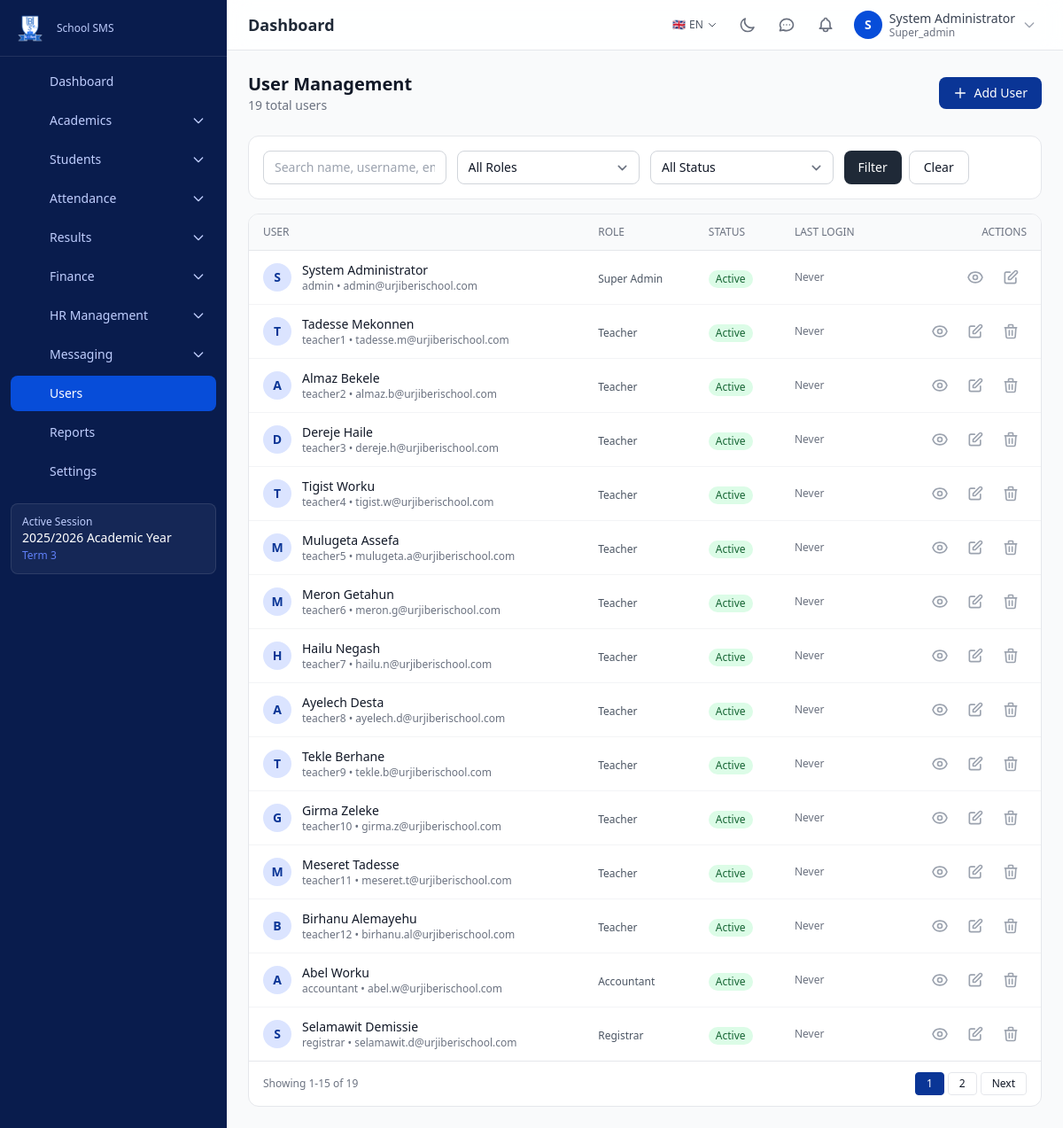
The app's page /users (signed in) with its own data.
### tables this page shows
CREATE TABLE `academic_sessions` (
    `id` BIGINT UNSIGNED NOT NULL AUTO_INCREMENT,
    `name` VARCHAR(100) NOT NULL,
    `slug` VARCHAR(100) NOT NULL,
    `start_date` DATE NOT NULL,
    `end_date` DATE NOT NULL,
    `is_active` TINYINT(1) NOT NULL DEFAULT 0,
    `created_at` DATETIME NOT NULL DEFAULT CURRENT_TIMESTAMP,
    `updated_at` DATETIME NOT NULL DEFAULT CURRENT_TIMESTAMP ON UPDATE CURRENT_TIMESTAMP,
    PRIMARY KEY (`id`),
    UNIQUE KEY `uk_sessions_slug` (`slug`),
    INDEX `idx_sessions_active` (`is_active`)
);

CREATE TABLE `terms` (
    `id` BIGINT UNSIGNED NOT NULL AUTO_INCREMENT,
    `session_id` BIGINT UNSIGNED NOT NULL,
    `name` VARCHAR(100) NOT NULL,
    `slug` VARCHAR(100) NOT NULL,
    `start_date` DATE NOT NULL,
    `end_date` DATE NOT NULL,
    `is_active` TINYINT(1) NOT NULL DEFAULT 0,
    `sort_order` INT UNSIGNED NOT NULL DEFAULT 0,
    `created_at` DATETIME NOT NULL DEFAULT CURRENT_TIMESTAMP,
    `updated_at` DATETIME NOT NULL DEFAULT CURRENT_TIMESTAMP ON UPDATE CURRENT_TIMESTAMP,
    PRIMARY KEY (`id`),
    UNIQUE KEY `uk_terms_session_slug` (`session_id`, `slug`),
    INDEX `idx_terms_active` (`is_active`),
    CONSTRAINT `fk_terms_session` FOREIGN KEY (`session_id`) REFERENCES `academic_sessions`(`id`) ON DELETE CASCADE
);

CREATE TABLE `users` (
    `id` BIGINT UNSIGNED NOT NULL AUTO_INCREMENT,
    `username` VARCHAR(100) NOT NULL,
    `email` VARCHAR(255) NOT NULL,
    `password_hash` VARCHAR(255) NOT NULL,
    `full_name` VARCHAR(200) NOT NULL,
    `first_name` VARCHAR(100) DEFAULT NULL,
    `last_name` VARCHAR(100) DEFAULT NULL,
    `phone` VARCHAR(20) DEFAULT NULL,
    `avatar` VARCHAR(255) DEFAULT NULL,
    `gender` ENUM('male','female','other') DEFAULT NULL,
    `date_of_birth` DATE DEFAULT NULL,
    `address` TEXT DEFAULT NULL,
    `is_active` TINYINT(1) NOT NULL DEFAULT 1,
    `force_password_change` TINYINT(1) NOT NULL DEFAULT 0,
    `status` ENUM('active','inactive','suspended') NOT NULL DEFAULT 'active',
    `email_verified_at` DATETIME DEFAULT NULL,
    `last_login_at` DATETIME DEFAULT NULL,
    `last_login_ip` VARCHAR(45) DEFAULT NULL,
    `password_reset_token` VARCHAR(255) DEFAULT NULL,
    `password_reset_expires` DATETIME DEFAULT NULL,
    `login_attempts` INT UNSIGNED NOT NULL DEFAULT 0,
    `locked_until` DATETIME DEFAULT NULL,
    `created_at` DATETIME NOT NULL DEFAULT CURRENT_TIMESTAMP,
    `updated_at` DATETIME NOT NULL DEFAULT CURRENT_TIMESTAMP ON UPDATE CURRENT_TIMESTAMP,
    `deleted_at` DATETIME DEFAULT NULL,
    PRIMARY KEY (`id`),
    UNIQUE KEY `uk_users_username` (`username`),
    UNIQUE KEY `uk_users_email` (`email`),
    INDEX `idx_users_status` (`status`),
    INDEX `idx_users_deleted` (`deleted_at`)
);

### modules/users/views/index.php (the view, shortened to what the rows shown need)
<?php
$page    = max(1, input_int('page') ?: 1);
$where = ["u.deleted_at IS NULL"];
$params = [];
$whereClause = implode(' AND ', $where);
$perPage = ITEMS_PER_PAGE;
$offset = ($page - 1) * $perPage;
$users = db_fetch_all(
    "SELECT u.id, u.username, u.full_name, u.email, u.phone, u.is_active, u.last_login_at, u.created_at,
            GROUP_CONCAT(r.name SEPARATOR ', ') as roles
     FROM users u
     LEFT JOIN user_roles ur ON u.id = ur.user_id
     LEFT JOIN roles r ON ur.role_id = r.id
     WHERE $whereClause
     GROUP BY u.id
     ORDER BY u.created_at DESC
     LIMIT $perPage OFFSET $offset",
    $params
);
?>
<div class="flex flex-col sm:flex-row sm:items-center sm:justify-between gap-4 mb-6">
    <div>
        <h1 class="text-xl font-bold text-gray-900 dark:text-dark-text">User Management</h1>
    </div>
</div>
<div class="bg-white dark:bg-dark-card rounded-xl border border-gray-200 dark:border-dark-border overflow-hidden">
    <div class="overflow-x-auto">
        <table class="w-full responsive-table">
            <thead class="bg-gray-50 dark:bg-dark-bg border-b">
                <tr>
                    <th class="px-4 py-3 text-left text-xs font-medium text-gray-500 dark:text-dark-muted uppercase">User</th>
                    <th class="px-4 py-3 text-left text-xs font-medium text-gray-500 dark:text-dark-muted uppercase">Role</th>
                    <th class="px-4 py-3 text-left text-xs font-medium text-gray-500 dark:text-dark-muted uppercase">Status</th>
                    <th class="px-4 py-3 text-left text-xs font-medium text-gray-500 dark:text-dark-muted uppercase">Last Login</th>
                    <th class="px-4 py-3 text-right text-xs font-medium text-gray-500 dark:text-dark-muted uppercase">Actions</th>
                </tr>
            </thead>
            <tbody class="divide-y divide-gray-100 dark:divide-dark-border">
                <?php foreach ($users as $u): ?>
                    <tr class="hover:bg-gray-50 dark:bg-dark-bg">
                        <td data-label="User" class="px-4 py-3">
                            <div class="flex items-center gap-3">
                                <div class="w-8 h-8 bg-primary-100 rounded-full flex items-center justify-center text-primary-800 text-sm font-bold flex-shrink-0">
                                    <?= e(strtoupper(substr($u['full_name'], 0, 1))) ?>
                                </div>
                                <div>
                                    <p class="text-sm font-medium text-gray-900 dark:text-dark-text"><?= e($u['full_name']) ?></p>
                                    <p class="text-xs text-gray-500 dark:text-dark-muted"><?= e($u['username']) ?> &bull; <?= e($u['email']) ?></p>
                                </div>
                            </div>
                        </td>
                        <td data-label="Role" class="px-4 py-3">
                            <span class="text-xs font-medium text-gray-600 dark:text-dark-muted"><?= e($u['roles'] ?: 'No role') ?></span>
                        </td>
                        <td data-label="Status" class="px-4 py-3">
                            <?php if ($u['is_active']): ?>
                                <span class="inline-flex items-center px-2 py-0.5 rounded-full text-xs font-medium bg-green-100 text-green-800">Active</span>
                            <?php else: ?>
                                <span class="inline-flex items-center px-2 py-0.5 rounded-full text-xs font-medium bg-red-100 text-red-800">Inactive</span>
                            <?php endif; ?>
                        </td>
                        <td data-label="Last Login" class="px-4 py-3 text-xs text-gray-500 dark:text-dark-muted">
                            <?= $u['last_login_at'] ? time_ago($u['last_login_at']) : 'Never' ?>
                        </td>
                        <td data-label="Actions" class="px-4 py-3 text-right">
                            <div class="flex items-center justify-end gap-1">
                                <a href="<?= url('users', 'view', $u['id']) ?>" title="View" class="p-2 text-gray-400 dark:text-gray-500 hover:text-primary-600 rounded">
                                </a>
                                <?php if (auth_has_permission('users.edit')): ?>
                                    <a href="<?= url('users', 'edit', $u['id']) ?>" title="Edit" class="p-2 text-gray-400 dark:text-gray-500 hover:text-yellow-600 rounded">
                                        <svg class="w-5 h-5" fill="none" stroke="currentColor" viewBox="0 0 24 24"><path stroke-linecap="round" stroke-linejoin="round" stroke-width="2" d="M11 5H6a2 2 0 00-2 2v11a2 2 0 002 2h11a2 2 0 002-2v-5m-1.414-9.414a2 2 0 112.828 2.828L11.828 15H9v-2.828l8.586-8.586z"/></svg>
                                    </a>
                                <?php endif; ?>
                                <?php if (auth_has_permission('users.delete') && $u['id'] != auth_user()['id']): ?>
                                    <form method="POST" action="<?= url('users', 'delete', $u['id']) ?>" class="inline" onsubmit="return confirmDelete('Delete this user?')">
                                        <button type="submit" title="Delete" class="p-2 text-gray-400 dark:text-gray-500 hover:text-red-600 rounded">
                                            <svg class="w-5 h-5" fill="none" stroke="currentColor" viewBox="0 0 24 24"><path stroke-linecap="round" stroke-linejoin="round" stroke-width="2" d="M19 7l-.867 12.142A2 2 0 0116.138 21H7.862a2 2 0 01-1.995-1.858L5 7m5 4v6m4-6v6m1-10V4a1 1 0 00-1-1h-4a1 1 0 00-1 1v3M4 7h16"/></svg>
                                        </button>
                                    </form>
                                <?php endif; ?>
                            </div>
                        </td>
                    </tr>
                <?php endforeach; ?>
            </tbody>
        </table>
    </div>
</div>
<?php
require APP_ROOT . '/templates/layout.php';

### templates/partials/sidebar.php (shortened to what the rows shown need)
<aside id="sidebar" class="fixed inset-y-0 left-0 z-40 w-64 bg-sidebar-bg dark:bg-gray-950 sidebar-transition transform -translate-x-full lg:translate-x-0 overflow-y-auto no-print">
    <?php $activeSession = get_active_session(); ?>
    <?php if ($activeSession): ?>
    <div class="mx-3 mb-4 p-3 rounded-lg bg-white/5 border border-white/10">
        <p class="text-xs text-sidebar-text">Active Session</p>
        <p class="text-sm text-white font-medium"><?= e($activeSession['name']) ?></p>
        <?php $activeTerm = get_active_term(); if ($activeTerm): ?>
        <p class="text-xs text-primary-400 mt-0.5"><?= e($activeTerm['name']) ?></p>
        <?php endif; ?>
    </div>
    <?php endif; ?>
</aside>

### templates/partials/header.php (shortened to what the rows shown need)
<?php
$user = auth_user();
$currentLang = get_lang();
?>
<header class="sticky top-0 z-20 bg-white dark:bg-dark-card border-b border-gray-200 dark:border-dark-border no-print transition-colors glass-header">
    <div class="flex items-center justify-between h-14 px-4 md:px-6">
        <div class="flex items-center gap-3">
            <h2 class="text-lg font-semibold text-gray-800 dark:text-dark-text hidden sm:block"><?= e($page_title ?? __('dashboard')) ?></h2>
        </div>
        <div class="flex items-center gap-1 md:gap-2">
            <div class="relative" id="lang-dropdown">
                <button onclick="toggleLangMenu()" class="flex items-center gap-1 px-2 py-1.5 rounded-lg text-xs font-medium text-gray-600 dark:text-dark-muted hover:bg-gray-100 dark:hover:bg-dark-card2 transition-colors" title="<?= __('language') ?>">
                    <span><?= $currentLang === 'am' ? '🇪🇹' : '🇬🇧' ?></span>
                    <span class="hidden sm:inline"><?= $currentLang === 'am' ? 'አማ' : 'EN' ?></span>
                    <svg class="w-3 h-3" fill="none" stroke="currentColor" viewBox="0 0 24 24"><path stroke-linecap="round" stroke-linejoin="round" stroke-width="2" d="M19 9l-7 7-7-7"/></svg>
                </button>
            </div>
            <button onclick="toggleTheme()" class="p-2 rounded-lg text-gray-500 dark:text-dark-muted hover:bg-gray-100 dark:hover:bg-dark-card2 transition-colors" title="<?= __('theme') ?>" id="theme-toggle-btn">
                <svg class="w-5 h-5 block dark:hidden" fill="none" stroke="currentColor" viewBox="0 0 24 24"><path stroke-linecap="round" stroke-linejoin="round" stroke-width="2" d="M20.354 15.354A9 9 0 018.646 3.646 9.003 9.003 0 0012 21a9.003 9.003 0 008.354-5.646z"/></svg>
            </button>
            <a href="<?= url('messaging', 'inbox') ?>" class="relative p-2 rounded-lg text-gray-500 dark:text-dark-muted hover:bg-gray-100 dark:hover:bg-dark-card2" title="<?= __('messages') ?>" id="header-msg-link">
                <svg class="w-5 h-5" fill="none" stroke="currentColor" viewBox="0 0 24 24"><path stroke-linecap="round" stroke-linejoin="round" stroke-width="2" d="M8 12h.01M12 12h.01M16 12h.01M21 12c0 4.418-4.03 8-9 8a9.863 9.863 0 01-4.255-.949L3 20l1.395-3.72C3.512 15.042 3 13.574 3 12c0-4.418 4.03-8 9-8s9 3.582 9 8z"/></svg>
            </a>
            <a href="<?= url('/communication/notifications') ?>" class="relative p-2 rounded-lg text-gray-500 dark:text-dark-muted hover:bg-gray-100 dark:hover:bg-dark-card2" title="<?= __('notifications') ?>">
            </a>
            <div class="relative" id="profile-dropdown">
                <button onclick="toggleProfileMenu()" class="flex items-center gap-2 p-1.5 rounded-lg hover:bg-gray-100 dark:hover:bg-dark-card2 transition-colors">
                    <div class="w-8 h-8 rounded-full bg-primary-600 flex items-center justify-center flex-shrink-0">
                        <?php if ($user['avatar']): ?>
                            <img src="<?= url('/uploads/' . e($user['avatar'])) ?>" alt="" class="w-8 h-8 rounded-full object-cover">
                        <?php else: ?>
                            <span class="text-white text-sm font-semibold"><?= strtoupper(substr($user['name'], 0, 1)) ?></span>
                        <?php endif; ?>
                    </div>
                    <div class="hidden md:block text-left">
                        <p class="text-sm font-medium text-gray-700 dark:text-dark-text leading-tight"><?= e($user['name']) ?></p>
                        <p class="text-xs text-gray-500 dark:text-dark-muted leading-tight"><?= e(ucfirst($user['roles'][0] ?? 'User')) ?></p>
                    </div>
                    <svg class="w-4 h-4 text-gray-400 dark:text-dark-muted hidden md:block" fill="none" stroke="currentColor" viewBox="0 0 24 24"><path stroke-linecap="round" stroke-linejoin="round" stroke-width="2" d="M19 9l-7 7-7-7"/></svg>
                </button>
            </div>
        </div>
    </div>
</header>

### records on screen
academic_sessions: name "2025/2026 Academic Year"
terms: name "Term 3"
users: full_name "S", full_name "System Administrator", username "admin", email "admin@urjiberischool.com", roles "Super Admin", is_active "Active", shows "Never"
users: full_name "T", full_name "Tadesse Mekonnen", username "teacher1", email "tadesse.m@urjiberischool.com", roles "Teacher", is_active "Active", shows "Never"
users: full_name "A", full_name "Almaz Bekele", username "teacher2", email "almaz.b@urjiberischool.com", roles "Teacher", is_active "Active", shows "Never"
users: full_name "D", full_name "Dereje Haile", username "teacher3", email "dereje.h@urjiberischool.com", roles "Teacher", is_active "Active", shows "Never"
users: full_name "T", full_name "Tigist Worku", username "teacher4", email "tigist.w@urjiberischool.com", roles "Teacher", is_active "Active", shows "Never"
users: full_name "M", full_name "Mulugeta Assefa", username "teacher5", email "mulugeta.a@urjiberischool.com", roles "Teacher", is_active "Active", shows "Never"
users: full_name "M", full_name "Meron Getahun", username "teacher6", email "meron.g@urjiberischool.com", roles "Teacher", is_active "Active", shows "Never"
users: full_name "H", full_name "Hailu Negash", username "teacher7", email "hailu.n@urjiberischool.com", roles "Teacher", is_active "Active", shows "Never"
users: full_name "A", full_name "Ayelech Desta", username "teacher8", email "ayelech.d@urjiberischool.com", roles "Teacher", is_active "Active", shows "Never"
users: full_name "T", full_name "Tekle Berhane", username "teacher9", email "tekle.b@urjiberischool.com", roles "Teacher", is_active "Active", shows "Never"
users: full_name "G", full_name "Girma Zeleke", username "teacher10", email "girma.z@urjiberischool.com", roles "Teacher", is_active "Active", shows "Never"
users: full_name "M", full_name "Meseret Tadesse", username "teacher11", email "meseret.t@urjiberischool.com", roles "Teacher", is_active "Active", shows "Never"
users: full_name "B", full_name "Birhanu Alemayehu", username "teacher12", email "birhanu.al@urjiberischool.com", roles "Teacher", is_active "Active", shows "Never"
users: full_name "A", full_name "Abel Worku", username "accountant", email "abel.w@urjiberischool.com", roles "Accountant", is_active "Active", shows "Never"
users: full_name "S", full_name "Selamawit Demissie", username "registrar", email "selamawit.d@urjiberischool.com", roles "Registrar", is_active "Active", shows "Never"

### other values on screen
$item['label'] "Dashboard"
$item['label'] "Academics"
$item['label'] "Students"
$item['label'] "Attendance"
$item['label'] "Results"
$item['label'] "Finance"
$item['label'] "HR Management"
$item['label'] "Messaging"
$item['label'] "Users"
$item['label'] "Reports"
$item['label'] "Settings"
$page_title "Dashboard"
$user['roles'][0] "Super_admin"
$totalUsers "19"
$offset + 1 "1"
